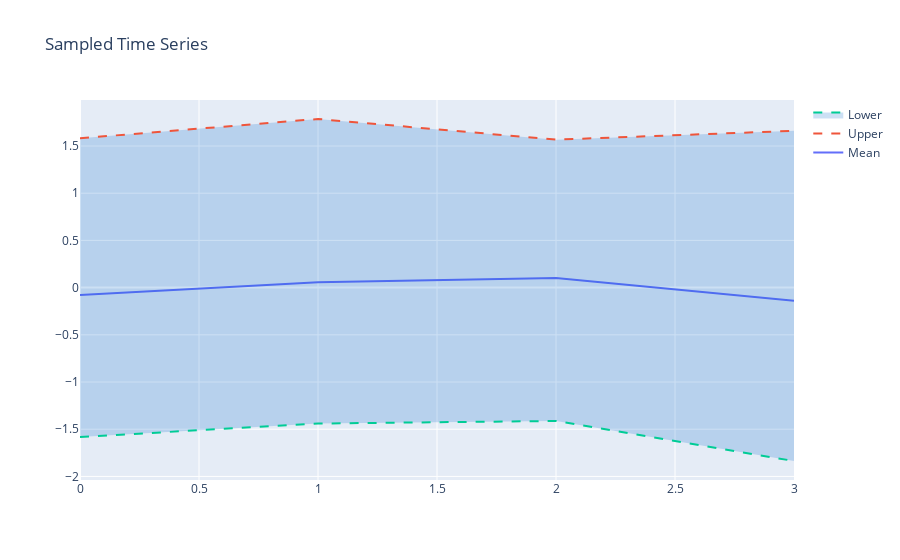

Write notebook code for a chart like this one.
### Markdown cell above
## Time series

### Code cell
m.dist.normal(0,1, name = 'a', shape=(100,4), sample = True).timeseries()

### Figure 1 — Plotly figure (JSON) as saved in the notebook; plotly's stock layout.template omitted (floating-point values rounded to 4 significant figures)
{"data": [{"mode": "lines", "name": "Mean", "type": "scatter", "y": [-0.07913, 0.05595, 0.1024, -0.1387]}, {"line": {"dash": "dash"}, "mode": "lines", "name": "Upper", "type": "scatter", "y": [1.582, 1.786, 1.567, 1.661]}, {"fill": "tonexty", "fillcolor": "rgba(0,100,200,0.2)", "line": {"dash": "dash"}, "mode": "lines", "name": "Lower", "type": "scatter", "y": [-1.582, -1.44, -1.412, -1.837]}], "layout": {"title": {"text": "Sampled Time Series"}}}
